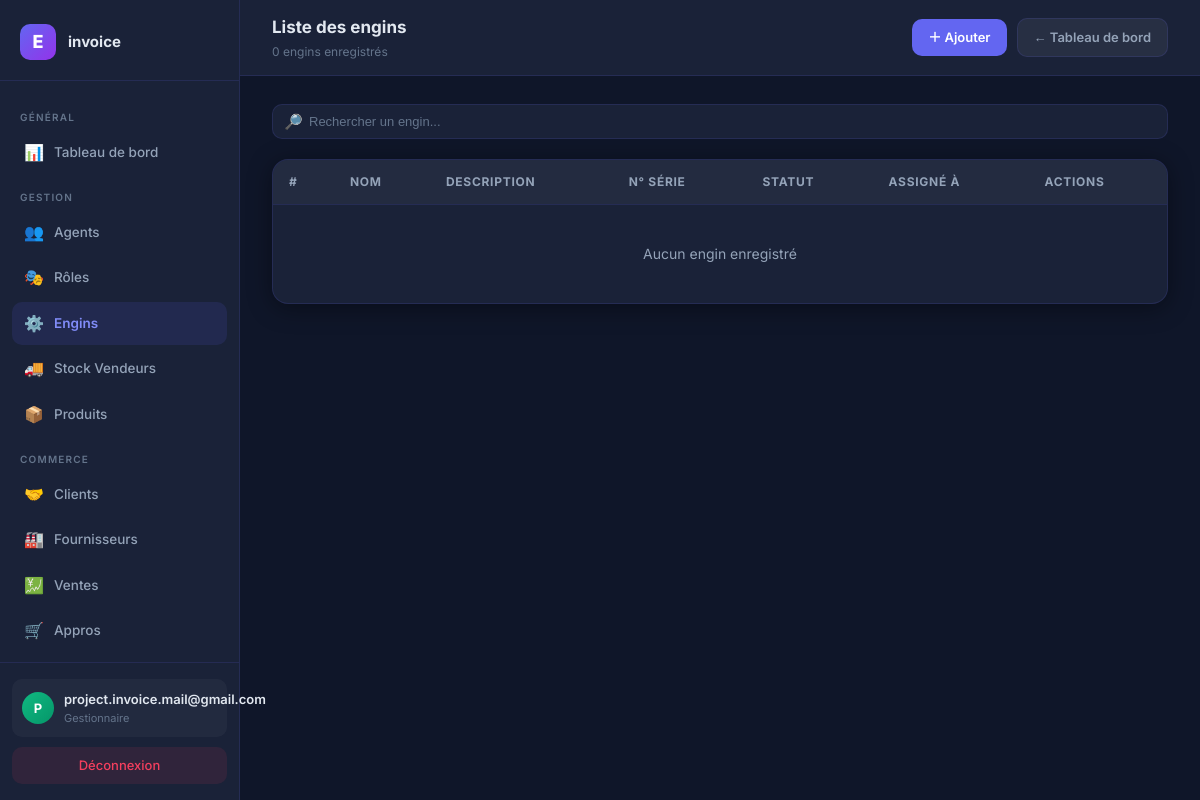
Screenshot of /list-engines/ (signed in) with the database file from the repository.
### InvoiceApp/models.py (models this page shows, shortened)
class User(AbstractUser):
    logo = models.ImageField(upload_to="company_logos/", blank=True, null=True, verbose_name="Logo de l'entreprise")
    company_name = models.CharField(max_length=255, verbose_name="Nom de l'entreprise")
    company_email = models.EmailField(blank=True, null=True,verbose_name="Adresse email")
    phone = models.CharField(max_length=20, blank=True, verbose_name="Téléphone")
    address = models.TextField(blank=True, verbose_name="Adresse")
    add_date = models.DateTimeField(auto_now_add=True, verbose_name="Date d'inscription",blank=True, null=True,)
    default_currency = models.CharField(max_length=3, choices=CURRENCY_CHOICES, default='EUR', verbose_name="Devise de l'entreprise")
    agent_login_code = models.CharField(max_length=8, unique=True, blank=True, verbose_name="Code de connexion vendeurs")
    next_invoice_number = models.PositiveIntegerField(default=1, verbose_name="Prochain numéro de facture")
    class Meta:
        verbose_name = "Entreprise"
        verbose_name_plural = "Entreprises"

### InvoiceApp/views/agents.py (the view)
# urls.py: path('list-engines/', invoice_views.list_engines, name='list_engines'),
@require_http_methods(["GET"])
@login_required
def list_engines(request):
    user = request.user
    engines = user.engines.all()
    context = {
        'company_name': user.company_name,
        'company_logo_url': user.logo.url if user.logo else None,
        'engines': engines,
    }
    return render(request, 'engine_list.html', context)

### InvoiceApp/context_processors.py (called while the page is built)
def subscription_context(request):
    user = getattr(request, 'user', None)
    if not user or not user.is_authenticated:
        return {}
    subscription = getattr(user, 'subscription', None)
    if subscription is None:
        return {}
    return {
        'subscription': subscription,
        'subscription_status': subscription.status,
        'subscription_blocked': subscription.is_blocked,
        'subscription_days_left': subscription.days_left,
        'subscription_expiry_date': subscription.access_expiry_date,
        'subscription_plan_price': subscription.price,
    }

### InvoiceApp/models.py (called while the page is built)
    @property
    def price(self):
        return SUBSCRIPTION_PLAN_PRICES.get(self.plan, Decimal('0'))

    @property
    def promo_active_until(self):
        latest = self.company.promo_redemptions.order_by('-expires_at').first()
        return latest.expires_at if latest else None

    @property
    def status(self):
        now = timezone.now()
        if self.active_until and self.active_until >= now:
            return 'active'
        promo_until = self.promo_active_until
        if promo_until and promo_until >= now:
            return 'promo'
        if self.trial_end_date and self.trial_end_date >= now:
            return 'trial'
        return 'expired'

    @property
    def is_blocked(self):
        return self.status == 'expired'

    @property
    def access_expiry_date(self):
        status = self.status
        if status == 'active':
            return self.active_until
        if status == 'promo':
            return self.promo_active_until
        if status == 'trial':
            return self.trial_end_date
        return None

    @property
    def days_left(self):
        if self.status not in ('trial', 'promo'):
            return 0
        expiry = self.access_expiry_date
        if not expiry:
            return 0
        remaining = expiry - timezone.now()
        return max(0, remaining.days + (1 if remaining.seconds > 0 else 0))

### InvoiceApp/templates/engine_list.html (shortened to what this page needs)
<!DOCTYPE html>
{% load static %}
<html lang="fr">
<head>
</head>
<body>
<div class="sidebar">
    <div class="sidebar-logo">
        <div class="logo-mark">E</div>
        <div class="logo-text">{{ company_name }}</div>
    </div>
        <nav class="sidebar-nav">
        <div class="nav-section-label">Général</div>
        <a href="{% url 'dashboard' %}" class="nav-item">
            <span class="nav-icon">📊</span> Tableau de bord
        </a>
        <div class="nav-section-label">Gestion</div>
        <a href="{% url 'list_agents' %}" class="nav-item">
            <span class="nav-icon">👥</span> Agents
        </a>
        <a href="{% url 'manage_agent_roles' %}" class="nav-item">
            <span class="nav-icon">🎭</span> Rôles
        </a>
        <a href="{% url 'list_engines' %}" class="nav-item active">
            <span class="nav-icon">⚙️</span> Engins
        </a>
        <a href="{% url 'list_stock_loads' %}" class="nav-item">
            <span class="nav-icon">🚚</span> Stock Vendeurs
        </a>
        <a href="{% url 'list_products' %}" class="nav-item">
            <span class="nav-icon">📦</span> Produits
        </a>
        <div class="nav-section-label">Commerce</div>
        <a href="{% url 'list_clients' %}" class="nav-item">
            <span class="nav-icon">🤝</span> Clients
        </a>
        <a href="{% url 'list_suppliers' %}" class="nav-item">
            <span class="nav-icon">🏭</span> Fournisseurs
        </a>
        <a href="{% url 'list_sales' %}" class="nav-item">
            <span class="nav-icon">💹</span> Ventes
        </a>
        <a href="{% url 'list_supplies' %}" class="nav-item">
            <span class="nav-icon">🛒</span> Appros
        </a>
        <a href="{% url 'list_invoices' %}" class="nav-item">
        </a>
</nav>
<div class="sidebar-footer">
        <div class="user-block">
            <div class="user-avatar">{{ request.user.first_name|default:request.user.username|slice:':1'|upper }}</div>
            <div>
                <div class="user-name">{{ request.user.get_full_name|default:request.user.username }}</div>
                <div class="user-role">Gestionnaire</div>
            </div>
        </div>
        <a href="{% url 'logout' %}" class="logout-btn">Déconnexion</a>
    </div>
</div>
<div class="main">
    <div class="topbar">
        <div>
            <div class="topbar-title">Liste des engins</div>
            <div class="topbar-sub">{{ engines|length }} engin{{ engines|length|pluralize }} enregistré{{ engines|length|pluralize }}</div>
        </div>
        <div class="topbar-actions">
            <a href="#" onclick="openEngineModal(null); return false;" class="btn btn-primary">＋ Ajouter</a>
            <a href="{% url 'dashboard' %}" class="btn btn-ghost">← Tableau de bord</a>
        </div>
    </div>
    <div class="content">
        <div class="toolbar">
            <div class="search-wrap">
                <span class="search-icon">🔎</span>
                <input type="text" class="search-input" id="searchInput" placeholder="Rechercher un engin...">
            </div>
        </div>
        <div class="table-card">
            <table class="table">
                <thead>
                    <tr>
                        <th>#</th>
                        <th>Nom</th>
                        <th>Description</th>
                        <th>N° Série</th>
                        <th>Statut</th>
                        <th>Assigné à</th>
                        <th>Actions</th>
                    </tr>
                </thead>
                <tbody>
                    {% for engine in engines %}
                    <tr class="engine-row">
                        <td>{{ forloop.counter }}</td>
                        <td class="engine-name">{{ engine.name }}</td>
                        <td><div class="engine-meta">{{ engine.description|truncatewords:5 }}</div></td>
                        <td>{{ engine.serial_number }}</td>
                        <td>
                            {% if engine.status == 'active' %}
                                <span class="status-pill status-active">Actif</span>
                            {% elif engine.status == 'maintenance' %}
                                <span class="status-pill status-maintenance">En maintenance</span>
                            {% else %}
                                <span class="status-pill status-inactive">Inactif</span>
                            {% endif %}
                        </td>
                        <td>
                            {% with engine.assigned_agents.first as driver %}
                                {% if driver %}{{ driver.name }}{% else %}<span class="engine-meta">— libre —</span>{% endif %}
                            {% endwith %}
                        </td>
                        <td>
                            <button onclick="openEngineModal({{ engine.id }}, '{{ engine.name|escapejs }}', '{{ engine.description|escapejs }}', '{{ engine.serial_number|escapejs }}', '{{ engine.status|escapejs }}')" class="btn btn-edit-soft btn-sm">Modifier</button>
                            <button type="button" onclick="openDeleteModal({{ engine.id }}, '{{ engine.name|escapejs }}')" class="btn btn-danger-soft btn-sm">Supprimer</button>
                        </td>
                    </tr>
                    {% empty %}
                    <tr>
                        <td colspan="7"><div class="empty-state">Aucun engin enregistré</div></td>
                    </tr>
                    {% endfor %}
                </tbody>
            </table>
        </div>
    </div>
</div>
</body>
</html>

### rows the page displays
User: company_name "invoice", user.first_name "P", user.get_full_name "project.invoice.mail@gmail.com"

### other values shown
{{ engines|length }} "0"
